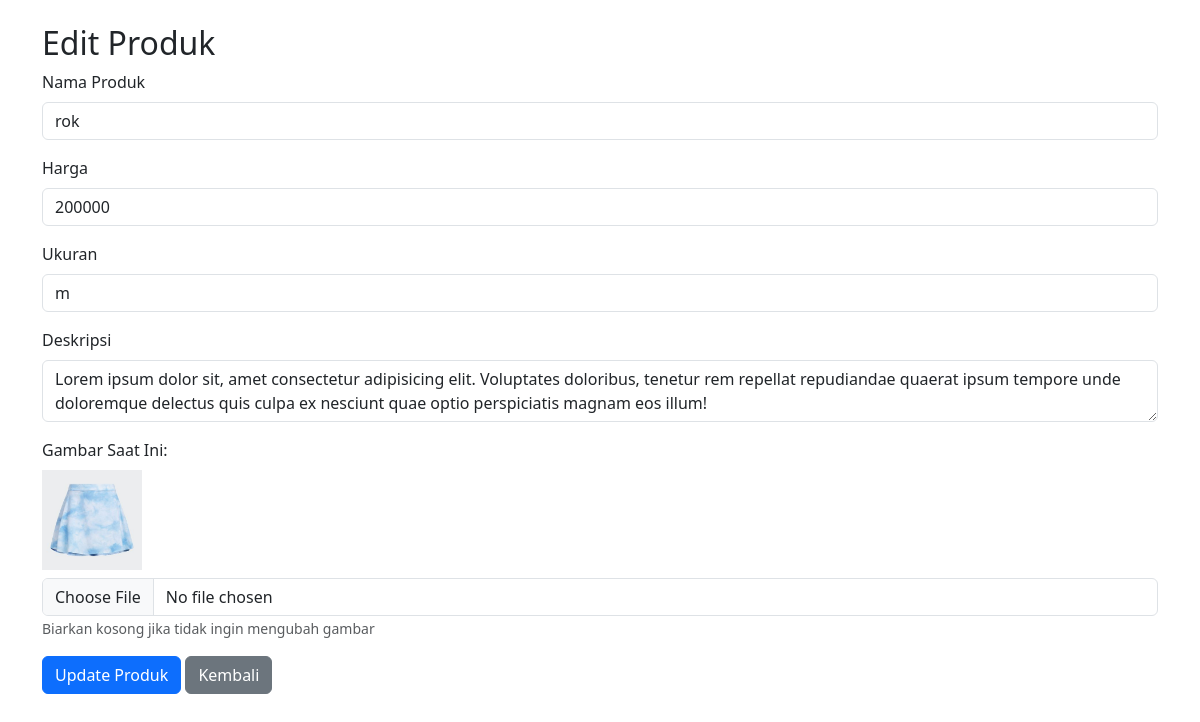
Page /admin/page/produk/edit-produk.php?id=45 on the committed database.
### tables this page shows
CREATE TABLE `produk` (
  `id` int NOT NULL,
  `nama` varchar(255) NOT NULL,
  `harga` int NOT NULL,
  `ukuran` varchar(255) NOT NULL,
  `deskripsi` text NOT NULL,
  `image` varchar(255) NOT NULL
);

### model/database.php (called while the page is built, shortened)
<?php
class Koneksi {
    public function getConnection() {
        $this->conn = mysqli_connect('localhost', 'root', '', 'db_mita');
        return $this->conn;
    }
}

### model/produk.php (called while the page is built, shortened)
<?php
    require_once('database.php');
    class Produk extends koneksi{
        private $conn;
        public function __construct(){
            $this->conn = $this->getConnection();
        }
        public function getById($id) {
            $query = "SELECT * FROM produk WHERE id = ?";
            $stmt = $this->conn->prepare($query);
            $stmt->bind_param("i", $id);
            $stmt->execute();
            $result = $stmt->get_result();
            return $result->fetch_assoc();
        }
}

### admin/page/produk/edit-produk.php (the view, shortened to what this page needs)
<?php
require_once('../../../model/produk.php');
$produkModel = new Produk();
$id = $_GET['id'];
$produk = $produkModel->getById($id);
?>
<!DOCTYPE html>
<html>
<head>
    <link href="https://cdn.jsdelivr.net/npm/bootstrap@5.3.0/dist/css/bootstrap.min.css" rel="stylesheet">
</head>
<body>
    <div class="container mt-4">
        <h2>Edit Produk</h2>
        <form method="POST" enctype="multipart/form-data">
            <div class="mb-3">
                <label class="form-label">Nama Produk</label>
                <input type="text" name="nama" class="form-control" value="<?= $produk['nama'] ?>" required>
            </div>
            <div class="mb-3">
                <label class="form-label">Harga</label>
                <input type="number" name="harga" class="form-control" value="<?= $produk['harga'] ?>" required>
            </div>
            <div class="mb-3">
                <label class="form-label">Ukuran</label>
                <input type="text" name="ukuran" class="form-control" value="<?= $produk['ukuran'] ?>" required>
            </div>
            <div class="mb-3">
                <label class="form-label">Deskripsi</label>
                <textarea name="deskripsi" id="deskripsi" class="form-control" required><?= $produk['deskripsi'] ?></textarea>
            </div>
            <div class="mb-3">
                <label class="form-label">Gambar Saat Ini:</label><br>
                <img src="images/<?= $produk['image'] ?>" width="100" class="mb-2">
                <input type="file" name="image" class="form-control">
                <small class="text-muted">Biarkan kosong jika tidak ingin mengubah gambar</small>
            </div>
            <button type="submit" name="update" class="btn btn-primary">Update Produk</button>
            <a href="<?='../../dashboard.php?module=produk&page=daftar-produk'?>" class="btn btn-secondary">Kembali</a>
        </form>
    </div>
</body>
</html>

### rows in the picture
produk: nama "rok", harga "200000", ukuran "m", deskripsi "Lorem ipsum dolor sit, amet consectetur adipisicing elit. Voluptates doloribus, tenetur rem repellat repudiandae quaerat ipsum tempore unde doloremque delectus quis culpa ex nesciunt quae optio perspiciatis magnam eos illum!", image (picture)
